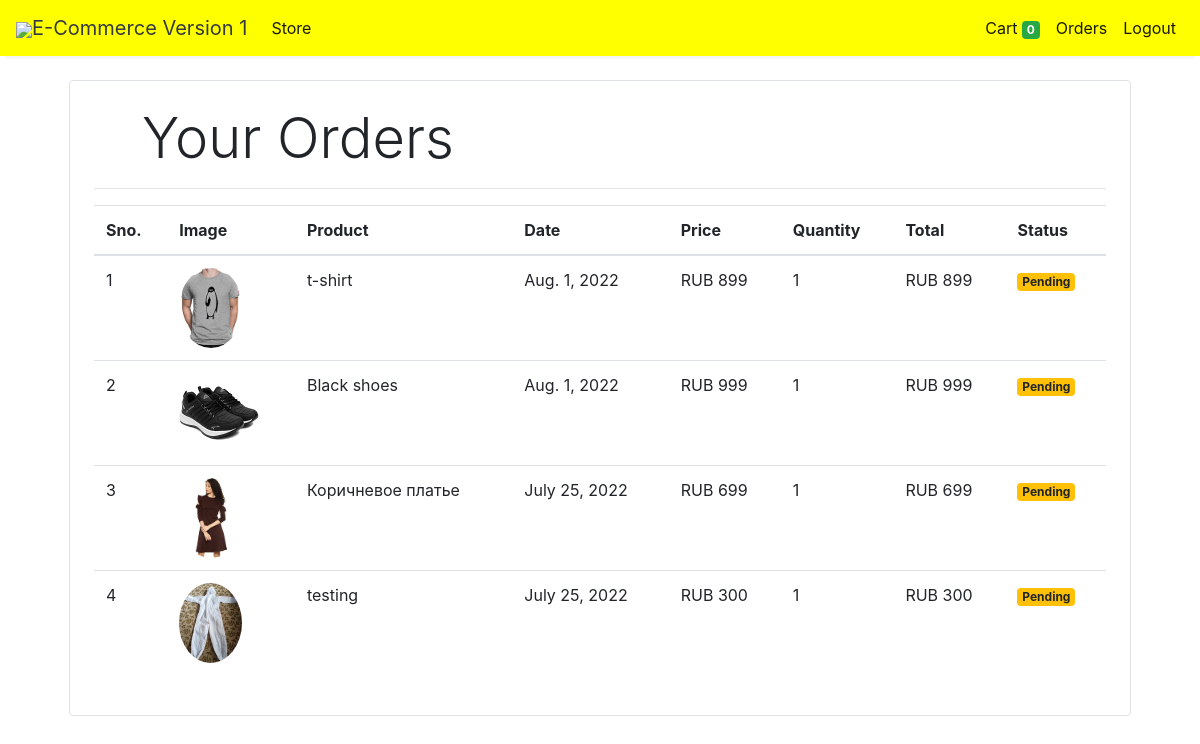
The app's page /orders (signed in), older data.
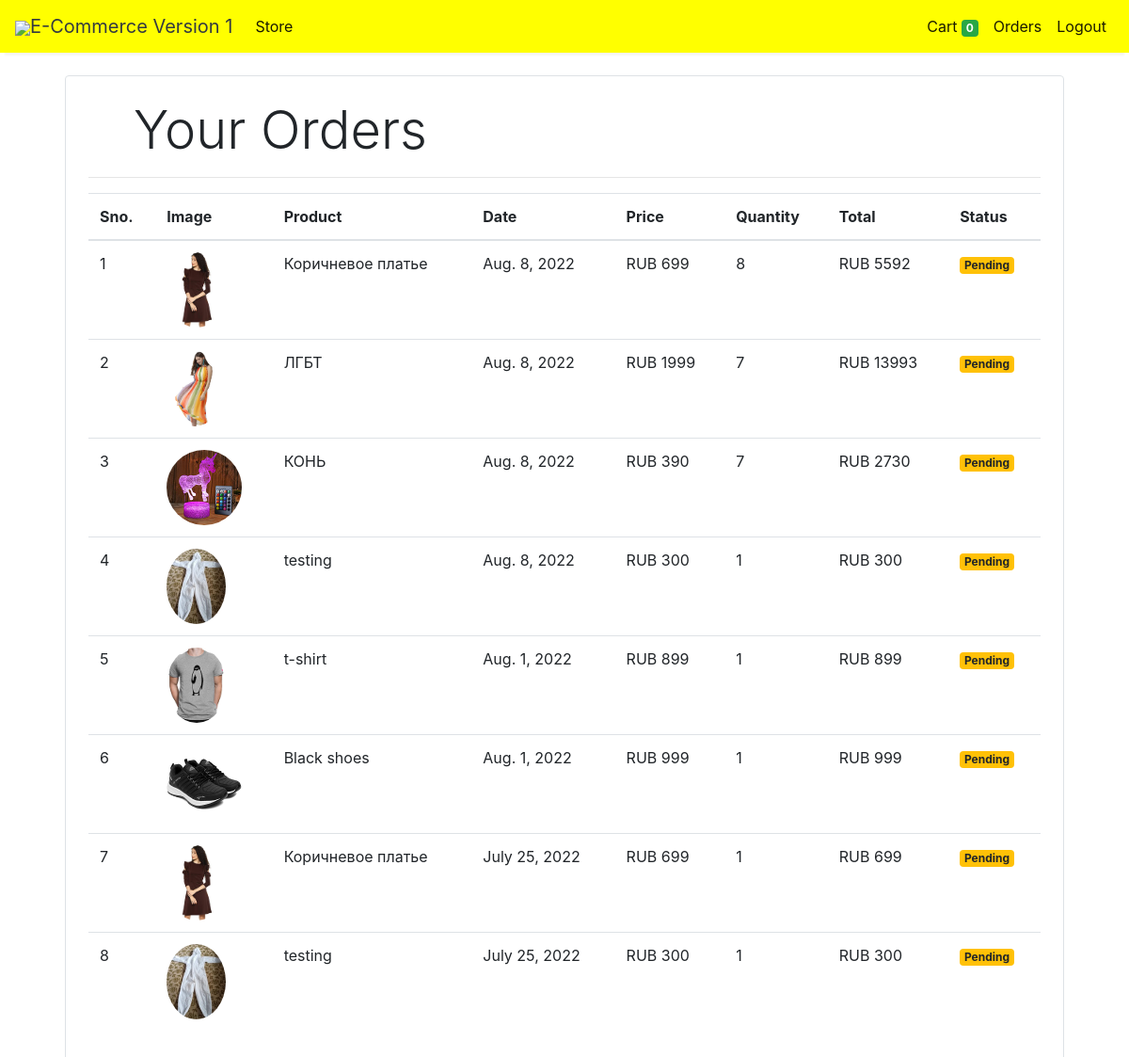
The same page, newer data.
### store/models/orders.py (models this page shows, shortened)
class Order(models.Model):
    product = models.ForeignKey(Products,
                                on_delete=models.CASCADE)
    customer = models.ForeignKey(Customer,
                                 on_delete=models.CASCADE)
    quantity = models.IntegerField(default=1)
    price = models.IntegerField()
    address = models.CharField (max_length=50, default='', blank=True)
    phone = models.CharField (max_length=50, default='', blank=True)
    date = models.DateField (default=datetime.datetime.today)
    status = models.BooleanField (default=False)
    @staticmethod
    def get_orders_by_customer(customer_id):
        return Order.objects.filter(customer=customer_id).order_by('-date')

### store/models/product.py (models this page shows, shortened)
class Products(models.Model):
    name = models.CharField(max_length=60)
    price= models.IntegerField(default=0)
    category= models.ForeignKey(Category,on_delete=models.CASCADE,default=1 )
    description= models.CharField(max_length=250, default='', blank=True, null= True)
    image= models.ImageField(upload_to='uploads/products/')

### store/middlewares/auth.py (the view)
    def middleware(request):
        print(request.session.get('customer'))
        returnUrl = request.META['PATH_INFO']
        print(request.META['PATH_INFO'])
        if not request.session.get('customer'):
           return redirect(f'login?return_url={returnUrl}')
        response = get_response(request)
        return response

### store/templatetags/custom_filter.py (called while the page is built)
@register.filter(name='currency')
def currency(number):
    return "RUB "+str(number)

@register.filter(name='multiply')
def multiply(number , number1):
    return number * number1

### store/views/orders.py (called while the page is built)
    def get(self , request ):
        customer = request.session.get('customer')
        orders = Order.get_orders_by_customer(customer)
        print(orders)
        return render(request , 'orders.html'  , {'orders' : orders})

### store/templates/orders.html
{% extends 'base.html' %}
{% block content %}
{% load cart %}
{% load custom_filter %}
<div class="container">
   <div class="border rounded p-4 m-4">
        <p class="display-4 pl-4 ml-4">Your Orders</p>
        <hr>
        <table class="table">
            <thead>
                <tr>
                    <th>Sno.</th>
                    <th>Image</th>
                    <th>Product</th>
                    <th>Date</th>
                    <th>Price</th>
                    <th>Quantity</th>
                    <th>Total</th>
                    <th>Status</th>
                </tr>
            </thead>
            <tbody>
                {% for order in orders %}
                <tr>
                    <td>{{forloop.counter}}</td>
                    <td><img style="height: 80px;" class="rounded-circle" src="{{order.product.image.url}}" alt=""></td>
                    <td>{{order.product.name}}</td>
                    <td>{{order.date}}</td>
                    <td>{{order.price|currency}}</td>
                    <td>{{order.quantity}}</td>
                    <td>{{order.quantity|multiply:order.price|currency}}</td>
                    {% if order.status %}
                    <td><small class="badge badge-success">Completed</small></td>
                    {%else%}
                    <td><small class="badge badge-warning">Pending</small></td>
                    {% endif %}
                </tr>
                {% endfor %}
            </tbody>
        </table>
   </div>
</div>
{% endblock %}

Row changes from the older to the newer data that the page shows:
added Order: product.image (picture), product.name "Коричневое платье", date "Aug. 8, 2022", price "RUB 699", quantity "8", quantity|multiply "RUB 5592", status "Pending"
added Order: product.image (picture), product.name "ЛГБТ", date "Aug. 8, 2022", price "RUB 1999", quantity "7", quantity|multiply "RUB 13993", status "Pending"
added Order: product.image (picture), product.name "КОНЬ", date "Aug. 8, 2022", price "RUB 390", quantity "7", quantity|multiply "RUB 2730", status "Pending"
added Order: product.image (picture), product.name "testing", date "Aug. 8, 2022", price "RUB 300", quantity "1", quantity|multiply "RUB 300", status "Pending"
